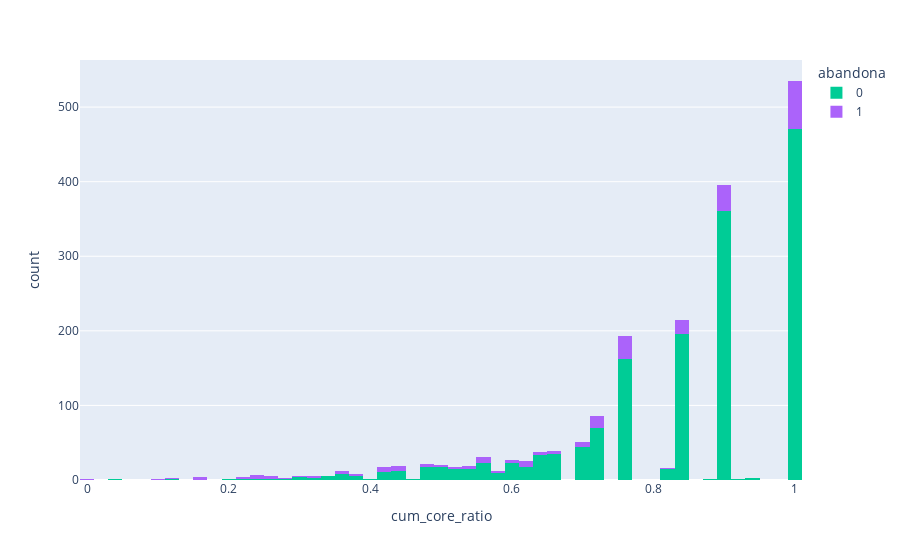
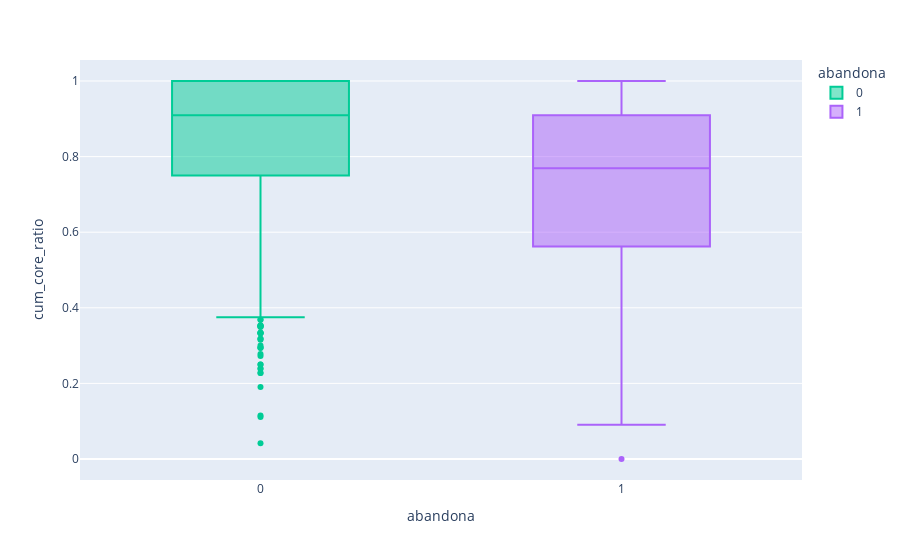
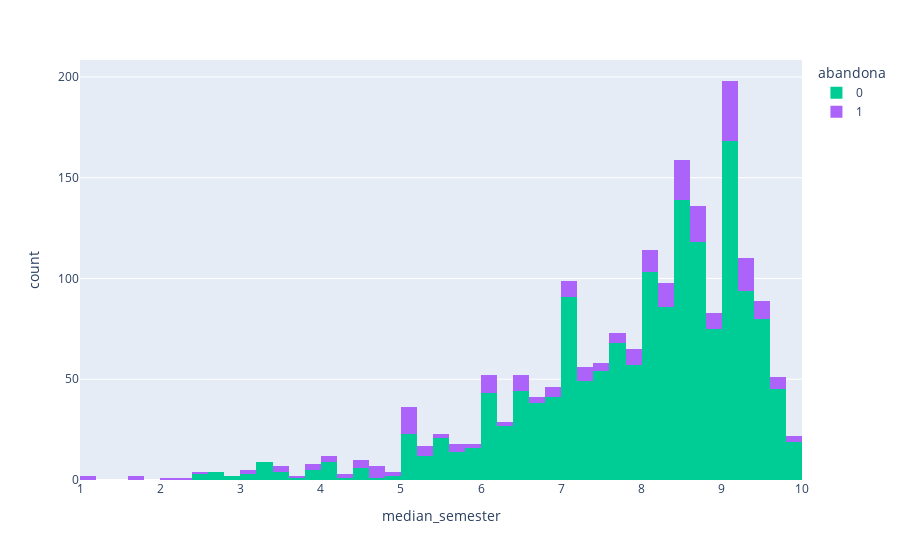
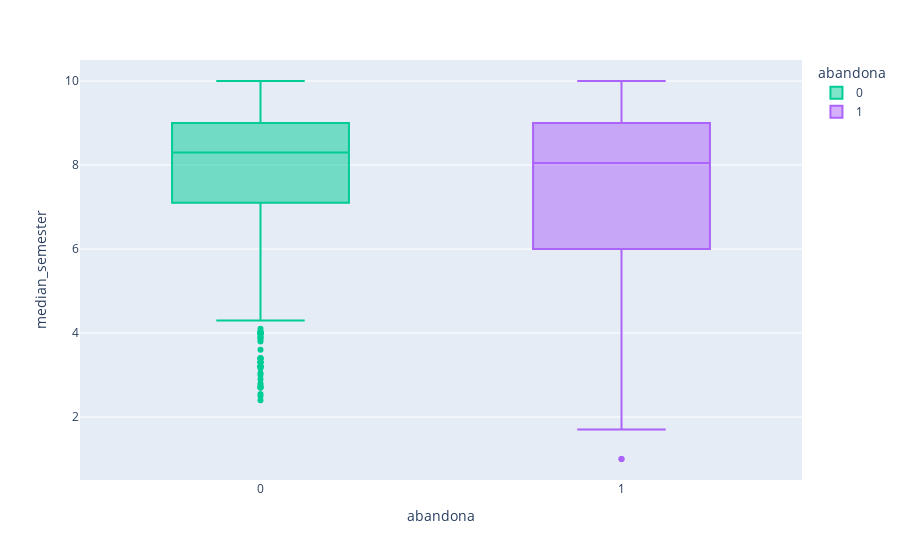

Notebook code for these charts, in order:
### Code cell
for col in numerical_cols:
    fig = px.histogram(dv_analys_record_personal_access,x=col, color='abandona',
                  color_discrete_map={'N':'Red','S':'Blue'})
    fig1 = px.box(dv_analys_record_personal_access, x="abandona", y=col,
                  color="abandona", color_discrete_map={'N':'Red','S':'Blue'})
    fig.show()
    fig1.show()

### Figure 1 — Plotly figure (JSON) as saved in the notebook; plotly's stock layout.template omitted (floating-point values rounded to 4 significant figures; data arrays with more than 128 entries replaced by an {"elided": "..."} marker saying what was removed)
{"data": [{"alignmentgroup": "True", "bingroup": "x", "hovertemplate": "abandona=0<br>cum_core_ratio=%{x}<br>count=%{y}<extra></extra>", "legendgroup": "0", "marker": {"color": "#00cc96"}, "name": "0", "offsetgroup": "0", "orientation": "v", "showlegend": true, "type": "histogram", "x": {"elided": "1593 float values"}, "xaxis": "x", "yaxis": "y"}, {"alignmentgroup": "True", "bingroup": "x", "hovertemplate": "abandona=1<br>cum_core_ratio=%{x}<br>count=%{y}<extra></extra>", "legendgroup": "1", "marker": {"color": "#ab63fa"}, "name": "1", "offsetgroup": "1", "orientation": "v", "showlegend": true, "type": "histogram", "x": {"elided": "262 float values"}, "xaxis": "x", "yaxis": "y"}], "layout": {"barmode": "relative", "legend": {"title": {"text": "abandona"}, "tracegroupgap": 0}, "margin": {"t": 60}, "xaxis": {"anchor": "y", "domain": [0, 1], "title": {"text": "cum_core_ratio"}}, "yaxis": {"anchor": "x", "domain": [0, 1], "title": {"text": "count"}}}}

### Figure 2 — Plotly figure (JSON) as saved in the notebook; plotly's stock layout.template omitted (floating-point values rounded to 4 significant figures; data arrays with more than 128 entries replaced by an {"elided": "..."} marker saying what was removed)
{"data": [{"alignmentgroup": "True", "hovertemplate": "abandona=%{x}<br>cum_core_ratio=%{y}<extra></extra>", "legendgroup": "0", "marker": {"color": "#00cc96"}, "name": "0", "notched": false, "offsetgroup": "0", "orientation": "v", "showlegend": true, "type": "box", "x": {"elided": "1593 int values"}, "x0": " ", "xaxis": "x", "y": {"elided": "1593 float values"}, "y0": " ", "yaxis": "y"}, {"alignmentgroup": "True", "hovertemplate": "abandona=%{x}<br>cum_core_ratio=%{y}<extra></extra>", "legendgroup": "1", "marker": {"color": "#ab63fa"}, "name": "1", "notched": false, "offsetgroup": "1", "orientation": "v", "showlegend": true, "type": "box", "x": {"elided": "262 int values"}, "x0": " ", "xaxis": "x", "y": {"elided": "262 float values"}, "y0": " ", "yaxis": "y"}], "layout": {"boxmode": "overlay", "legend": {"title": {"text": "abandona"}, "tracegroupgap": 0}, "margin": {"t": 60}, "xaxis": {"anchor": "y", "categoryarray": [0, 1], "categoryorder": "array", "domain": [0, 1], "title": {"text": "abandona"}}, "yaxis": {"anchor": "x", "domain": [0, 1], "title": {"text": "cum_core_ratio"}}}}

### Figure 3 — Plotly figure (JSON) as saved in the notebook; plotly's stock layout.template omitted (floating-point values rounded to 4 significant figures; data arrays with more than 128 entries replaced by an {"elided": "..."} marker saying what was removed)
{"data": [{"alignmentgroup": "True", "bingroup": "x", "hovertemplate": "abandona=0<br>median_semester=%{x}<br>count=%{y}<extra></extra>", "legendgroup": "0", "marker": {"color": "#00cc96"}, "name": "0", "offsetgroup": "0", "orientation": "v", "showlegend": true, "type": "histogram", "x": {"elided": "1593 float values"}, "xaxis": "x", "yaxis": "y"}, {"alignmentgroup": "True", "bingroup": "x", "hovertemplate": "abandona=1<br>median_semester=%{x}<br>count=%{y}<extra></extra>", "legendgroup": "1", "marker": {"color": "#ab63fa"}, "name": "1", "offsetgroup": "1", "orientation": "v", "showlegend": true, "type": "histogram", "x": {"elided": "262 float values"}, "xaxis": "x", "yaxis": "y"}], "layout": {"barmode": "relative", "legend": {"title": {"text": "abandona"}, "tracegroupgap": 0}, "margin": {"t": 60}, "xaxis": {"anchor": "y", "domain": [0, 1], "title": {"text": "median_semester"}}, "yaxis": {"anchor": "x", "domain": [0, 1], "title": {"text": "count"}}}}

### Figure 4 — Plotly figure (JSON) as saved in the notebook; plotly's stock layout.template omitted (floating-point values rounded to 4 significant figures; data arrays with more than 128 entries replaced by an {"elided": "..."} marker saying what was removed)
{"data": [{"alignmentgroup": "True", "hovertemplate": "abandona=%{x}<br>median_semester=%{y}<extra></extra>", "legendgroup": "0", "marker": {"color": "#00cc96"}, "name": "0", "notched": false, "offsetgroup": "0", "orientation": "v", "showlegend": true, "type": "box", "x": {"elided": "1593 int values"}, "x0": " ", "xaxis": "x", "y": {"elided": "1593 float values"}, "y0": " ", "yaxis": "y"}, {"alignmentgroup": "True", "hovertemplate": "abandona=%{x}<br>median_semester=%{y}<extra></extra>", "legendgroup": "1", "marker": {"color": "#ab63fa"}, "name": "1", "notched": false, "offsetgroup": "1", "orientation": "v", "showlegend": true, "type": "box", "x": {"elided": "262 int values"}, "x0": " ", "xaxis": "x", "y": {"elided": "262 float values"}, "y0": " ", "yaxis": "y"}], "layout": {"boxmode": "overlay", "legend": {"title": {"text": "abandona"}, "tracegroupgap": 0}, "margin": {"t": 60}, "xaxis": {"anchor": "y", "categoryarray": [0, 1], "categoryorder": "array", "domain": [0, 1], "title": {"text": "abandona"}}, "yaxis": {"anchor": "x", "domain": [0, 1], "title": {"text": "median_semester"}}}}
